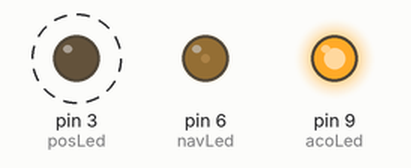
This sketch was run on a simulated Arduino Uno, built with avr-gcc and run on an emulated ATmega328P. Parts: output pins drawn as LEDs (lit = HIGH). Dashed ring = blinking.

Above: at 0.05 s.
At 0.65 s:
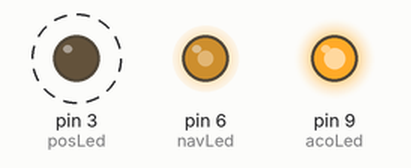
At 1.1 s:
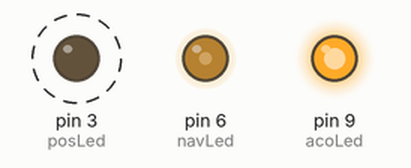
At 1.45 s:
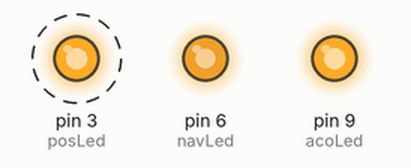
Timing chart, 0 to 3.7 s (numbered marks = the images above):
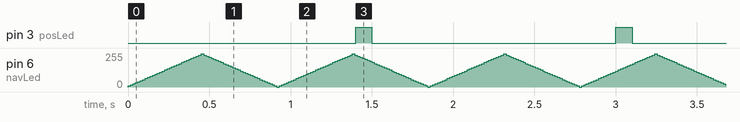

Measured:
- by itself, pin 3 (posLed): alternates HIGH for 0.10 s and LOW for 1.5 s

The sketch:

safety-subsys01.ino
```cpp
/*
    Program Drone TA Vincent - Safety Subsystem
    (c) Vincent Utama, 2022
    All rights reserved.

    Functionality:

    Version log:

    2022-12-08:
        v1.0.0  - Initial release

*/
// ==== DEFINES ===================================================================================

// ==== PINOUT ==================
#define posLed 3
#define navLed 6
#define acoLed 9
// ==== Debug and Test options ==================
//#define _DEBUG_
//#define _TEST_

//===== Debugging macros ========================
#ifdef _DEBUG_
#define SerialD Serial
#define _PM(a) SerialD.print(millis()); SerialD.print(": "); SerialD.println(a)
#define _PP(a) SerialD.print(a)
#define _PL(a) SerialD.println(a)
#define _PX(a) SerialD.println(a, HEX)
#else
#define _PM(a)
#define _PP(a)
#define _PL(a)
#define _PX(a)
#endif


// ==== INCLUDES ==================================================================================

// ==== Uncomment desired compile options =================================
// ----------------------------------------
// The following "defines" control library functionality at compile time,
// and should be used in the main sketch depending on the functionality required
// Should be defined BEFORE #include <TaskScheduler.h>  !!!
//
// #define _TASK_TIMECRITICAL       // Enable monitoring scheduling overruns
// #define _TASK_SLEEP_ON_IDLE_RUN  // Enable 1 ms SLEEP_IDLE powerdowns between runs if no callback methods were invoked during the pass
// #define _TASK_STATUS_REQUEST     // Compile with support for StatusRequest functionality - triggering tasks on status change events in addition to time only
// #define _TASK_WDT_IDS            // Compile with support for wdt control points and task ids
// #define _TASK_LTS_POINTER        // Compile with support for local task storage pointer
// #define _TASK_PRIORITY           // Support for layered scheduling priority
// #define _TASK_MICRO_RES          // Support for microsecond resolution
// #define _TASK_STD_FUNCTION       // Support for std::function (ESP8266 ONLY)
// #define _TASK_DEBUG              // Make all methods and variables public for debug purposes
// #define _TASK_INLINE             // Make all methods "inline" - needed to support some multi-tab, multi-file implementations
// #define _TASK_TIMEOUT            // Support for overall task timeout
// #define _TASK_OO_CALLBACKS       // Support for callbacks via inheritance
// #define _TASK_EXPOSE_CHAIN       // Methods to access tasks in the task chain
// #define _TASK_SCHEDULING_OPTIONS // Support for multiple scheduling options
// #define _TASK_DEFINE_MILLIS      // Force forward declaration of millis() and micros() "C" style
// #define _TASK_EXTERNAL_TIME      // Custom millis() and micros() methods
// #define _TASK_THREAD_SAFE        // Enable additional checking for thread safety
// #define _TASK_SELF_DESTRUCT      // Enable tasks to "self-destruct" after disable

#include <TaskScheduler.h>


// ==== GLOBALS ===================================================================================
int navBright = 0;
bool navPlus = true;

int posCount = 0;
bool posState = LOW;
unsigned int posCnum = 15;
// ==== Scheduler ==============================
Scheduler ts;

void navigationLights();
void positionLights();

// ==== Scheduling defines (cheat sheet) =====================
/*
  TASK_MILLISECOND  - one millisecond in millisecond/microseconds
  TASK_SECOND       - one second in millisecond/microseconds
  TASK_MINUTE       - one minute in millisecond/microseconds
  TASK_HOUR         - one hour in millisecond/microseconds
  TASK_IMMEDIATE    - schedule task to runn as soon as possible
  TASK_FOREVER      - run task indefinitely
  TASK_ONCE         - run task once
  TASK_NOTIMEOUT    - set timeout interval to No Timeout

  TASK_SCHEDULE     - schedule is a priority, with "catch up" (default)
  TASK_SCHEDULE_NC  - schedule is a priority, without "catch up"
  TASK_INTERVAL     - interval is a priority, without "catch up"

  TASK_SR_OK        - status request triggered with an OK code (all good)
  TASK_SR_ERROR     - status request triggered with an ERROR code
  TASK_SR_CANCEL    - status request was cancelled
  TASK_SR_ABORT     - status request was aborted
  TASK_SR_TIMEOUT   - status request timed out
*/

// ==== Task definitions ========================
Task navlight (15 * TASK_MILLISECOND, TASK_FOREVER, &navigationLights, &ts, true);
Task poslight (100 * TASK_MILLISECOND, TASK_FOREVER, &positionLights, &ts, true);

// ==== CODE ======================================================================================

/**************************************************************************/
/*!
    @brief    Standard Arduino SETUP method - initialize sketch
    @param    none
    @returns  none
*/
/**************************************************************************/
void setup() {
  // put your setup code here, to run once:
#if defined(_DEBUG_) || defined(_TEST_)
  Serial.begin(115200);
  delay(100);
  _PL("Scheduler Template: setup()");
#endif
  pinMode(posLed, OUTPUT);
  pinMode(navLed, OUTPUT);
  pinMode(acoLed, OUTPUT);

  //Anti-collision lights are always ON
  digitalWrite(acoLed, HIGH);
}


/**************************************************************************/
/*!
    @brief    Standard Arduino LOOP method - using with TaskScheduler there
              should be nothing here but ts.execute()
    @param    none
    @returns  none
*/
/**************************************************************************/
void loop() {
  ts.execute();
}


/**************************************************************************/
/*!
    @brief    Callback method of task1 - explain
    @param    none
    @returns  none
*/
/**************************************************************************/
void navigationLights() {
//  _PM("Navigation lights active");
//  task code
  if(navBright <= 0 and navPlus == false){
    navPlus = true;
  }
  if(navBright >=248 and navPlus == true){
    navPlus = false;
  }

  if(navPlus == true){
    if(navBright>248){navBright = 254;}
    navBright = navBright + 8;
  }
  if(navPlus == false){
    if(navBright<1){navBright = 0;}
    navBright = navBright - 8;
  }
  analogWrite(navLed, navBright);
//  _PM(navBright);
}

/**************************************************************************/
/*!
    @brief    Callback method of task1 - explain
    @param    none
    @returns  none
*/
/**************************************************************************/
void positionLights() {
  //_PM("Position lights active");
//  task code
  if(posCount < posCnum and posState == LOW){
    posCount++;
  }
  if(posCount >= posCnum){
    posCount++;
    posState = HIGH;
  }
  if(posCount > posCnum + 1){
    posCount = 0;
    posState = LOW;
  }
  digitalWrite(posLed, posState);
}
```
